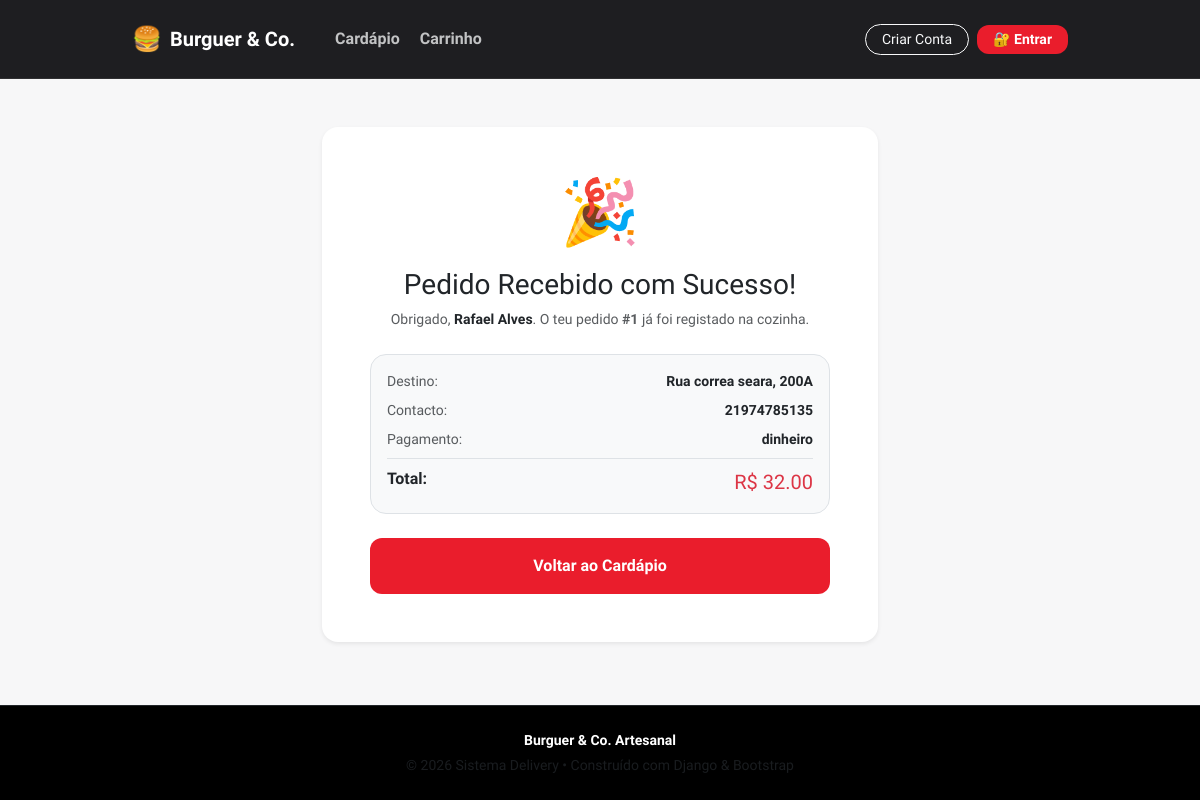
/pedido/1/sucesso/, run on the app's committed database.
### delivery/models.py (models this page shows, shortened)
class Pedido(models.Model):
    STATUS_CHOICES = [
        ('RECEBIDO', 'Recebido'),
        ('PREPARO', 'Em Preparo'),
        ('ENTREGA', 'Saiu para Entrega'),
        ('FINALIZADO', 'Finalizado'),
        ('CANCELADO', 'Cancelado'),
    ]
    PAGAMENTO_CHOICES = [
        ('DINHEIRO', 'Dinheiro na Entrega'),
        ('CARTAO', 'Cartão na Entrega'),
        ('PIX', 'Pix na Entrega'),
    ]
    cliente_nome = models.CharField(max_length=100)
    cliente_telefone = models.CharField(max_length=20, help_text="WhatsApp do cliente")
    endereco_entrega = models.TextField(help_text="Rua, número, bairro e complemento")
    ponto_referencia = models.CharField(max_length=150, blank=True)
    forma_pagamento = models.CharField(max_length=20, choices=PAGAMENTO_CHOICES, default='PIX')
    troco_para = models.DecimalField(max_digits=8, decimal_places=2, null=True, blank=True)
    status = models.CharField(max_length=20, choices=STATUS_CHOICES, default='RECEBIDO')
    observacoes = models.TextField(blank=True, help_text="Ex: tirar cebola, maionese à parte")
    criado_em = models.DateTimeField(auto_now_add=True)
    atualizado_em = models.DateTimeField(auto_now=True)
    class Meta:
        ordering = ['-criado_em']
        verbose_name_plural = "Pedidos"
    @property
    def total(self):
        return sum(item.subtotal for item in self.itens.all())

class ItemPedido(models.Model):
    pedido = models.ForeignKey(Pedido, on_delete=models.CASCADE, related_name="itens")
    produto = models.ForeignKey(Produto, on_delete=models.PROTECT)
    quantidade = models.PositiveIntegerField(default=1)
    preco_unitario = models.DecimalField(max_digits=8, decimal_places=2)
    class Meta:
        verbose_name_plural = "Itens dos Pedidos"
    @property
    def subtotal(self):
        return self.quantidade * self.preco_unitario

### delivery/views.py (the view)
# urls.py: path('pedido/<int:pedido_id>/sucesso/', views.pedido_concluido_view, name='pedido_concluido'),
def pedido_concluido_view(request, pedido_id):
    pedido = get_object_or_404(Pedido, id=pedido_id)
    return render(request, 'delivery/pedido_concluido.html', {
        'pedido': pedido
    })

### delivery/templates/delivery/pedido_concluido.html (shortened to what this page needs)
{% extends 'delivery/base.html' %}
{% block content %}
<div class="container text-center" style="max-width: 580px;">
    <div class="card border-0 shadow-sm rounded-4 p-5 bg-white my-4">
        <div class="mb-3">
            <span class="display-3">🎉</span>
        </div>
        <h1 class="h3 fw-extrabold text-dark mb-2">Pedido Recebido com Sucesso!</h1>
        <p class="text-muted small mb-4">
            Obrigado, <strong class="text-dark">{{ pedido.cliente_nome }}</strong>. O teu pedido <strong>#{{ pedido.id }}</strong> já foi registado na cozinha.
        </p>
        <div class="bg-light rounded-4 p-3 text-start mb-4 border">
            <div class="d-flex justify-content-between small text-muted mb-2">
                <span>Destino:</span>
                <span class="text-dark fw-semibold text-truncate ms-2" style="max-width: 250px;">{{ pedido.endereco_entrega }}</span>
            </div>
            <div class="d-flex justify-content-between small text-muted mb-2">
                <span>Contacto:</span>
                <span class="text-dark fw-semibold">{{ pedido.cliente_telefone }}</span>
            </div>
            <div class="d-flex justify-content-between small text-muted mb-2">
                <span>Pagamento:</span>
                <span class="text-dark fw-semibold">{{ pedido.get_forma_pagamento_display }}</span>
            </div>
            <div class="d-flex justify-content-between border-top pt-2 mt-2">
                <span class="fw-bold text-dark">Total:</span>
                <span class="fw-extrabold text-danger fs-5">R$ {{ pedido.total }}</span>
            </div>
        </div>
        <a href="{% url 'cardapio' %}" class="btn btn-brand w-100 py-3 fw-bold">
            Voltar ao Cardápio
        </a>
    </div>
</div>
{% endblock %}

### delivery/static/delivery/css/style.css (style rules this page uses)
:root { --brand-red: #ea1d2c; --brand-red-hover: #c91825; --card-border: rgba(0, 0, 0, 0.06); }
body { font-family: 'Plus Jakarta Sans', -apple-system, BlinkMacSystemFont, sans-serif; background-color: #f7f7f8; color: #19191c; min-height: 100vh; display: flex; flex-direction: column; -webkit-font-smoothing: antialiased; }
.btn-brand { background-color: var(--brand-red); color: #ffffff; border: none; border-radius: 12px; font-weight: 700; transition: all 0.2s cubic-bezier(0.16, 1, 0.3, 1); }

### data on the page
Pedido: cliente_nome "Rafael Alves", id "1", endereco_entrega "Rua correa seara, 200A", cliente_telefone "21974785135", forma_pagamento "dinheiro", total "32.00"
